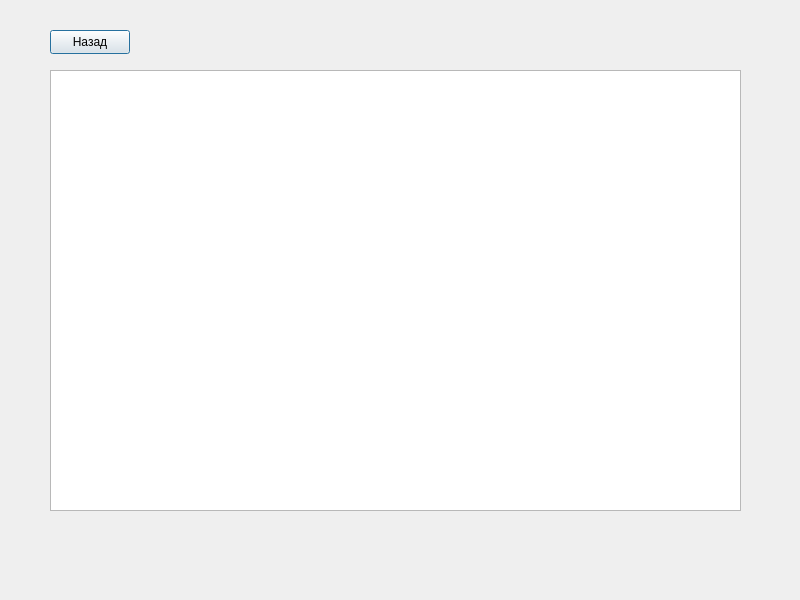
<?xml version="1.0" encoding="UTF-8"?>
<ui version="4.0">
 <class>Dialog</class>
 <widget class="QDialog" name="Dialog">
  <property name="geometry">
   <rect>
    <x>0</x>
    <y>0</y>
    <width>800</width>
    <height>600</height>
   </rect>
  </property>
  <property name="windowTitle">
   <string>TaskHub</string>
  </property>
  <widget class="QPushButton" name="backToMenuButton">
   <property name="geometry">
    <rect>
     <x>50</x>
     <y>30</y>
     <width>80</width>
     <height>24</height>
    </rect>
   </property>
   <property name="text">
    <string>Назад</string>
   </property>
  </widget>
  <widget class="QListWidget" name="taskListWidget">
   <property name="geometry">
    <rect>
     <x>50</x>
     <y>70</y>
     <width>691</width>
     <height>441</height>
    </rect>
   </property>
  </widget>
 </widget>
 <resources/>
 <connections/>
</ui>
